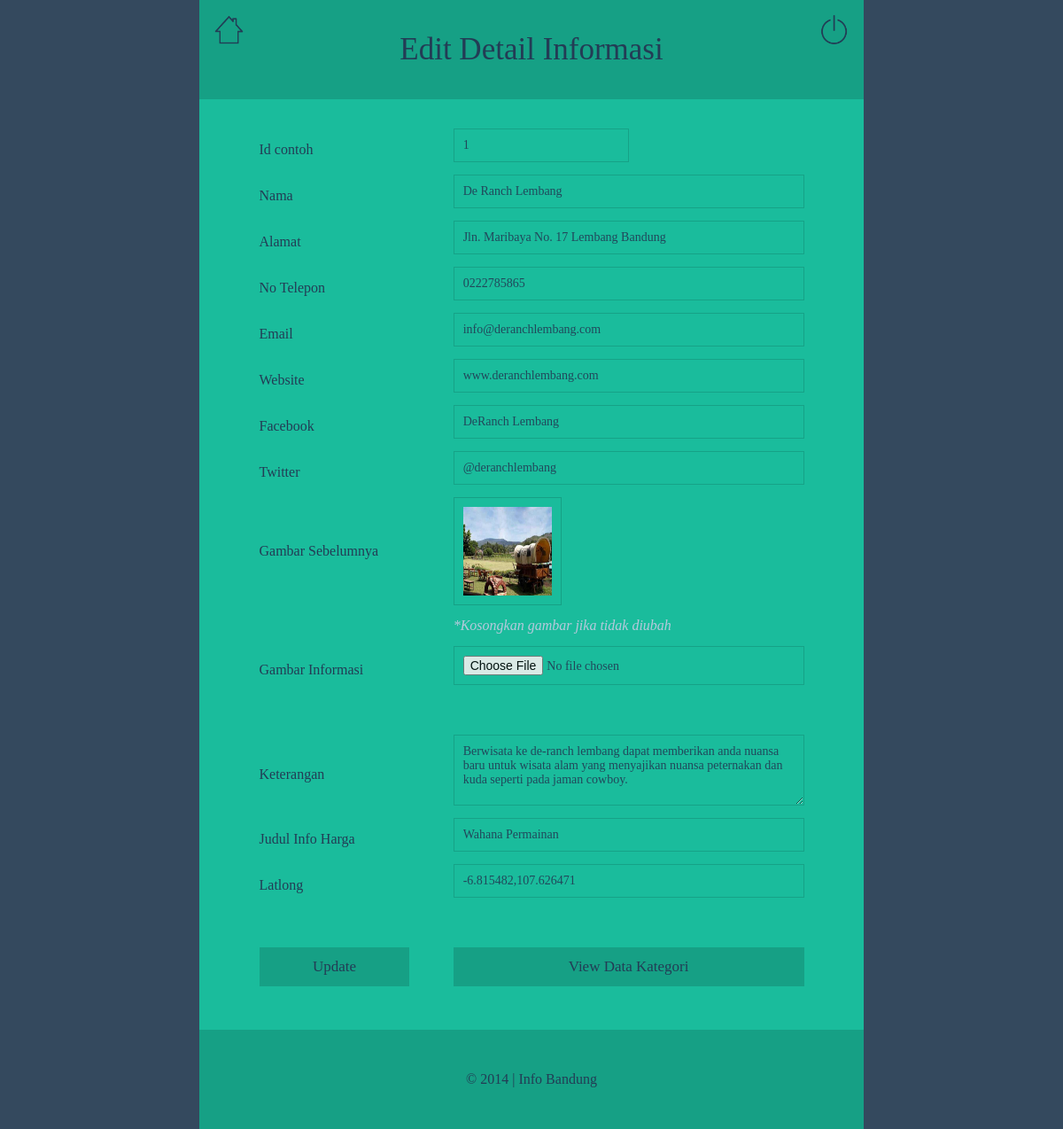
/info-bandung-admin/edit-informasi/edit.php?id_informasi=1, run on the app's committed database.
### tables this page shows
CREATE TABLE IF NOT EXISTS `t_informasi` (
  `id_informasi` int(20) NOT NULL AUTO_INCREMENT,
  `id_contoh` int(20) NOT NULL,
  `nama` varchar(50) NOT NULL,
  `alamat` text NOT NULL,
  `no_tlp` varchar(20) NOT NULL,
  `email` varchar(50) DEFAULT NULL,
  `website` varchar(50) DEFAULT NULL,
  `facebook` varchar(50) DEFAULT NULL,
  `twitter` varchar(50) DEFAULT NULL,
  `gambar` varchar(250) NOT NULL,
  `keterangan` text NOT NULL,
  `judul_info_harga` varchar(50) NOT NULL,
  `latlong` varchar(100) NOT NULL,
  PRIMARY KEY (`id_informasi`)
);

### info-bandung-admin/edit-informasi/edit.php (the view, shortened to what this page needs)
<html>
<head>
	<link rel="stylesheet" href="../css/style.css" />
</head>
<body>
	<?php
	$id_informasi=$_GET['id_informasi'];
	$row=mysql_fetch_array(mysql_query("select * from t_informasi where id_informasi='$id_informasi'"));
	$id_contoh=$row['id_contoh'];
	$nama=$row['nama'];
	$alamat=$row['alamat'];
	$no_tlp=$row['no_tlp'];
	$email=$row['email'];
	$website=$row['website'];
	$facebook=$row['facebook'];
	$twitter=$row['twitter'];
	$gambar=$row['gambar'];
	$keterangan=$row['keterangan'];
	$judul_info_harga=$row['judul_info_harga'];
	$latlong=$row['latlong'];
	?>
	<div class="content">
		<header>
			<div class="judul">
				<div id="kanan">
					<a href= "../login/logout.php">
						<img src="../gambar/shutdown1.png" id="shutdown" title="Logout">
					</a>
				</div>
				<div id="kiri">
					<a href="../index.php">
						<img src="../gambar/home1.png" id="rumah" title="Home">
					</a>
				</div>
				<center>
					<h3>Edit Detail Informasi</h3>
				</center>
			</div>
		</header>
		<div class="isi">
			<div class="box">
				<div id="formwrap">
					<form  id="submitform" action="update.php" enctype="multipart/form-data" method="post" name="postform">
						<center>
							<table>
								<tr>
									<td width="125">Id contoh</td>
									<td width="30">&nbsp;</td>
									<td width="292"><input type="text" class="formstyle-id" name="id_contoh" value="<?php echo $id_contoh; ?>" size="30"/></td>
								</tr>
								<tr>
								  <td width="125">Nama</td>
								  <td width="30">&nbsp;</td>
								  <td width="292"><input type="text" class="formstyle" name="nama" value="<?php echo $nama; ?>" size="30"/></td>
								</tr>
								<tr>
								  <td width="125">Alamat</td>
								  <td width="30">&nbsp;</td>
								  <td width="292"><input type="text" class="formstyle" name="alamat" value="<?php echo $alamat; ?>" size="30"/></td>
								</tr>
								<tr>
								  <td width="125">No Telepon</td>
								  <td width="30">&nbsp;</td>
								  <td width="292"><input type="text" class="formstyle" name="no_tlp" value="<?php echo $no_tlp; ?>" size="30"/></td>
								</tr>
								<tr>
								  <td>Email</td>
								  <td>&nbsp;</td>
								  <td><input type="text" name="email" class="formstyle" value="<?php echo $email; ?>" size="30"/></td>
								</tr>
								<tr>
								  <td width="125">Website</td>
								  <td width="30">&nbsp;</td>
								  <td width="292"><input type="text" class="formstyle" name="website" value="<?php echo $website; ?>" size="30"/></td>
								</tr>
								<tr>
								  <td width="125">Facebook</td>
								  <td width="30">&nbsp;</td>
								  <td width="292"><input type="text" class="formstyle" name="facebook" value="<?php echo $facebook; ?>" size="30"/></td>
								</tr>
								<tr>
								  <td width="125">Twitter</td>
								  <td width="30">&nbsp;</td>
								  <td width="292"><input type="text" class="formstyle" name="twitter" value="<?php echo $twitter; ?>" size="30"/></td>
								</tr>
								<tr>
									<td>Gambar Sebelumnya</td>
									<td>&nbsp;</td>
									<td>
										<img src="../../gambar/info_bandung/gambar_keterangan/<?php echo $gambar;?>" id="gambar-sebelumnya" width="100" height="100">
									</td>
								</tr>
								<tr>
									<td></td>
									<td></td>
									<td><i><font color="#b6c9dc">*Kosongkan gambar jika tidak diubah </font></i></td>
								</tr>
								<tr>
									<td>Gambar Informasi</td>
									<td>&nbsp;</td>
									<td><input type="file" class="formstyle" name="gambar" size="30"/></td>
								</tr>
								<tr>
									<td colspan="3"><p></p></td>
								</tr>
								<tr>
								  <td width="125">Keterangan</td>
								  <td width="30">&nbsp;</td>
								  <td width="292"><textarea class="formstyle" name="keterangan" cols="20" rows="5"><?php echo $keterangan; ?></textarea></td>
								</tr>
								<tr>
								  <td width="125">Judul Info Harga</td>
								  <td width="30">&nbsp;</td>
								  <td width="292"><input type="text" class="formstyle" name="judul_info_harga" value="<?php echo $judul_info_harga; ?>" size="30"/></td>
								</tr>
								<tr>
								  <td width="125">Latlong</td>
								  <td width="30">&nbsp;</td>
								  <td width="292"><input type="text" class="formstyle" name="latlong" value="<?php echo $latlong; ?>" size="30"/></td>
								</tr>
								<tr>
								  <td colspan="3"><p></p></td>
								</tr>
								<tr>
									<td><input type="submit" class="formstyletwo" name="submit"  value="Update" onclick="return confirm('Apakah Anda yakin akan mengubah data?')"/></td>
									<td>&nbsp;</td>
									<td>
										<a href="view_data.php">
											<input type="button" class="formstyletwo"  value="View Data Kategori">
										</a>
									</td>
								</tr>
							</table>
						</center>
					</form>
				</div>
			</div>
		</div>
		<div class="footer">
			<center>
				<ul id ="footer-links">
					<li>
						<p>&copy 2014 | Info Bandung</p>
					</li>
				</ul>
			</center>
		</div>
	</div>
</body>
</html>

### info-bandung-admin/css/style.css (style rules this page uses)
html { background-color:#34495e; background-repeat:no-repeat; background-position:top; -webkit-background-size: cover; -moz-background-size: cover; -o-background-size: cover; background-size: cover; font-family:Corbert; font-weight:lighter; color:#233c55; }
body { margin:0; }
a { text-decoration:none; color:#233c55; }
h3 { font-size:35px; text-align:center; font-weight:lighter; color:#233c55; margin-bottom:35px; margin-top:35px; }
img#rumah { width:35px; height:35px; border-radius:0px; margin:5px; padding:8px; border:2px solid #16a085; background-color:none; float:left; }
img#shutdown { width:35px; height:35px; border-radius:0px; margin:5px; padding:8px; border:2px solid #16a085; background-color:none; float:right; }
ul#footer-links { list-style:none; margin:0px; padding:20px; }
ul#footer-links li { list-style:none; text-align:center; position:relative; padding:10px; }
.footer p { text-decoration:none; font-size:12pt; font-family:arial; color:#233c55; font-family:Corbert; }
.footer { background-color:#16a085; border:1px solid #16a085; }
.content { padding:0px; border:none; bottom: 0; right: 0; top: 0; left:0; margin-left: auto; margin-right: auto; left: 0; right: 0; width: 750px; height:auto; border:none; }
table { width:90%; border:none; }
tr { height:40px; }
.isi { margin:auto; padding:30px; border-radius: 0px; border:2px solid #233c55; background-color:#1abc9c; border:none; }
.judul { background-color:#16a085; border:1px solid #16a085; }
#formwrap { width:100%; margin:0px; padding:0px; border:none; }
.formstyle { border: 1.7px solid #16a085; color: #233c55; font-size:14px; font-family:Corbert; font-weight:lighter; width: 100%; background-color:#1abc9c; background-image:none; margin-bottom:10px; opacity:0.9; padding-bottom: 10px; padding-left: 10px; padding-right: 0; padding-top: 10px; -webkit-transition: all 0.4s ease-in-out; -moz-transition: all 0.4s ease-in-out; -o-transition: all 0.4s ease-in-out; -ms-transition: all 0.4s ease-in-out; transition: all 0.4s ease-in-out; border-radius:0px; }
.formstyletwo { color: #233c55; font-family:Corbert; font-size:17px; font-family:Corbert; font-weight:lighter; text-align:center; width:100%; background-color:#16a085; border:0px; padding:10px; border:2px solid #16a085; }
textarea { border: 1px solid #ccc; color: #000; font-family:Corbert; font-size:14px; width:95%; height:80px; background-color:rgba(255,255,255,1); background-image:none; margin-bottom:10px; border-radius:2px; padding-bottom: 10px; padding-left: 10px; padding-right: 0; padding-top: 10px; opacity:0.9; -webkit-transition: all 0.4s ease-in-out; -moz-transition: all 0.4s ease-in-out; -o-transition: all 0.4s ease-in-out; -ms-transition: all 0.4s ease-in-out; transition: all 0.4s ease-in-out; }
.box { width:100%; padding-bottom: 0px; padding-left: 0px; padding-right: 0px; padding-top: 0px; border:none; margin-bottom: 0px; margin-left: 0px; margin-right: 0px; margin-top: 0px; }
img#gambar-sebelumnya { border: 1.7px solid #16a085; padding:10px; }
.formstyle-id { border: 1.7px solid #16a085; color: #233c55; font-size:14px; font-family:Corbert; font-weight:lighter; width: 50%; background-color:#1abc9c; background-image:none; margin-bottom:10px; opacity:0.9; padding-bottom: 10px; padding-left: 10px; padding-right: 0; padding-top: 10px; -webkit-transition: all 0.4s ease-in-out; -moz-transition: all 0.4s ease-in-out; -o-transition: all 0.4s ease-in-out; -ms-transition: all 0.4s ease-in-out; transition: all 0.4s ease-in-out; border-radius:0px; }

### data on the page
t_informasi: id_contoh "1", nama "De Ranch Lembang", alamat "Jln. Maribaya No. 17 Lembang Bandung", no_tlp "0222785865", email "info@deranchlembang.com", website "www.deranchlembang.com", facebook "DeRanch Lembang", twitter "@deranchlembang", gambar (picture), keterangan "Berwisata ke de-ranch lembang dapat memberikan anda nuansa baru untuk wisata alam yang menyajikan nuansa peternakan dan kuda seperti pada jaman cowboy.", judul_info_harga "Wahana Permainan", latlong "-6.815482,107.626471"
